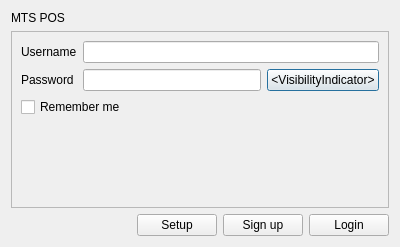
<?xml version="1.0" encoding="UTF-8"?>
<ui version="4.0">
 <class>DialogLogin</class>
 <widget class="QDialog" name="DialogLogin">
  <property name="geometry">
   <rect>
    <x>0</x>
    <y>0</y>
    <width>400</width>
    <height>247</height>
   </rect>
  </property>
  <property name="windowTitle">
   <string>Login</string>
  </property>
  <layout class="QVBoxLayout" name="verticalLayout">
   <item>
    <widget class="QLabel" name="label_3">
     <property name="sizePolicy">
      <sizepolicy hsizetype="Preferred" vsizetype="Fixed">
       <horstretch>0</horstretch>
       <verstretch>0</verstretch>
      </sizepolicy>
     </property>
     <property name="text">
      <string>MTS POS</string>
     </property>
    </widget>
   </item>
   <item>
    <widget class="QScrollArea" name="scrollArea">
     <property name="widgetResizable">
      <bool>true</bool>
     </property>
     <widget class="QWidget" name="scrollAreaWidgetContents">
      <property name="geometry">
       <rect>
        <x>0</x>
        <y>0</y>
        <width>380</width>
        <height>177</height>
       </rect>
      </property>
      <layout class="QFormLayout" name="formLayout">
       <item row="0" column="0">
        <widget class="QLabel" name="label">
         <property name="text">
          <string>Username</string>
         </property>
        </widget>
       </item>
       <item row="0" column="1">
        <widget class="QLineEdit" name="lineEditUserName"/>
       </item>
       <item row="1" column="0">
        <widget class="QLabel" name="label_2">
         <property name="text">
          <string>Password</string>
         </property>
        </widget>
       </item>
       <item row="1" column="1">
        <layout class="QHBoxLayout" name="horizontalLayout">
         <item>
          <widget class="QLineEdit" name="lineEditAccessCode">
           <property name="echoMode">
            <enum>QLineEdit::Password</enum>
           </property>
          </widget>
         </item>
         <item>
          <widget class="QPushButton" name="pushButtonAccessCodeVisibility">
           <property name="sizePolicy">
            <sizepolicy hsizetype="Fixed" vsizetype="Fixed">
             <horstretch>0</horstretch>
             <verstretch>0</verstretch>
            </sizepolicy>
           </property>
           <property name="text">
            <string>&lt;VisibilityIndicator&gt;</string>
           </property>
           <property name="checkable">
            <bool>true</bool>
           </property>
          </widget>
         </item>
        </layout>
       </item>
       <item row="2" column="0" colspan="2">
        <widget class="QCheckBox" name="checkBoxRememberMe">
         <property name="toolTip">
          <string>&lt;html&gt;&lt;head/&gt;&lt;body&gt;&lt;p&gt;When checked, the login field will automatically populate with the credentials of the last user who chose to be remembered upon their next login.&lt;/p&gt;&lt;/body&gt;&lt;/html&gt;</string>
         </property>
         <property name="text">
          <string>Remember me</string>
         </property>
        </widget>
       </item>
      </layout>
     </widget>
    </widget>
   </item>
   <item>
    <layout class="QHBoxLayout" name="horizontalLayout_2">
     <item>
      <spacer name="horizontalSpacer">
       <property name="orientation">
        <enum>Qt::Horizontal</enum>
       </property>
       <property name="sizeHint" stdset="0">
        <size>
         <width>40</width>
         <height>20</height>
        </size>
       </property>
      </spacer>
     </item>
     <item>
      <widget class="QPushButton" name="pushButtonSetup">
       <property name="text">
        <string>Setup</string>
       </property>
      </widget>
     </item>
     <item>
      <widget class="QPushButton" name="pushButtonSignUp">
       <property name="text">
        <string>Sign up</string>
       </property>
      </widget>
     </item>
     <item>
      <widget class="QPushButton" name="pushButtonLogin">
       <property name="text">
        <string>Login</string>
       </property>
      </widget>
     </item>
    </layout>
   </item>
  </layout>
 </widget>
 <tabstops>
  <tabstop>scrollArea</tabstop>
  <tabstop>lineEditUserName</tabstop>
  <tabstop>lineEditAccessCode</tabstop>
  <tabstop>pushButtonAccessCodeVisibility</tabstop>
  <tabstop>checkBoxRememberMe</tabstop>
  <tabstop>pushButtonSetup</tabstop>
  <tabstop>pushButtonSignUp</tabstop>
  <tabstop>pushButtonLogin</tabstop>
 </tabstops>
 <resources/>
 <connections/>
</ui>
